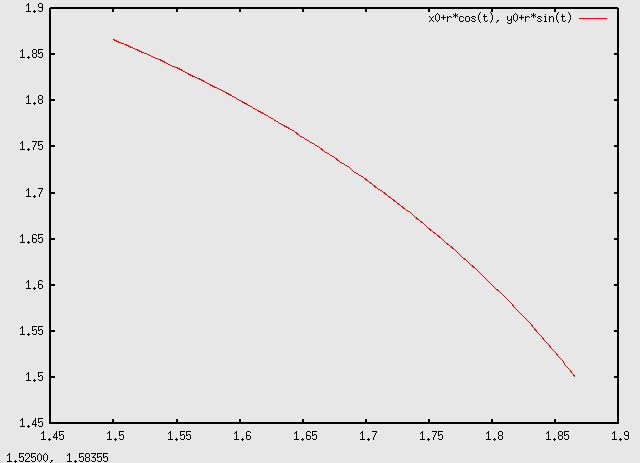

The script that drew this image:
set parametric

# Centre
x0=1
y0=1

# Rayon
r=1

t_min=pi/180*30
t_max=pi/180*60

set trange [t_min:t_max]
plot x0+r*cos(t),y0+r*sin(t)
